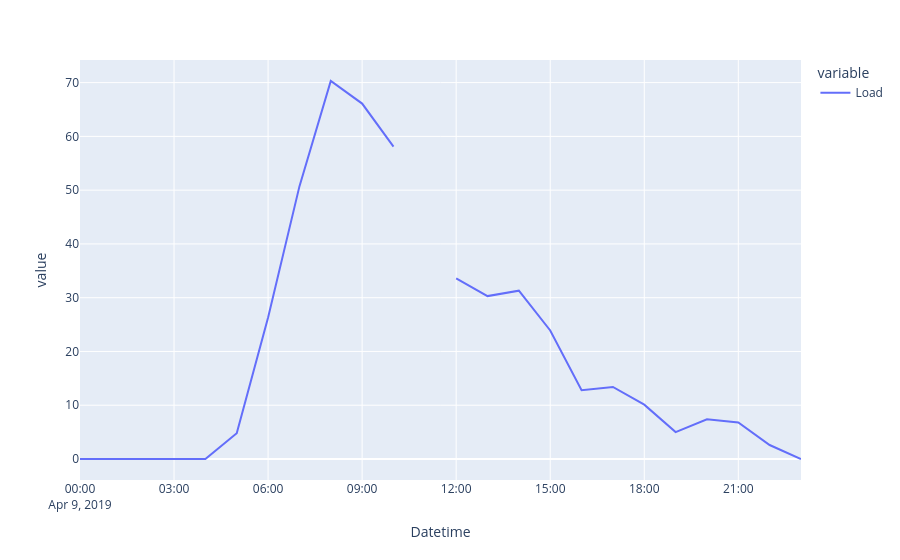

Notebook source saved alongside this figure:
### Markdown cell above
## Missing data

NaN at 11:00

### Code cell
data.loc['2019-4-9'].plot()

### Figure 1 — Plotly figure (JSON) as saved in the notebook; plotly's stock layout.template omitted (floating-point values rounded to 4 significant figures)
{"data": [{"hovertemplate": "variable=Load<br>Datetime=%{x}<br>value=%{y}<extra></extra>", "legendgroup": "Load", "line": {"color": "#636efa", "dash": "solid"}, "marker": {"symbol": "circle"}, "mode": "lines", "name": "Load", "orientation": "v", "showlegend": true, "type": "scatter", "x": ["2019-04-09T00:00:00", "2019-04-09T01:00:00", "2019-04-09T02:00:00", "2019-04-09T03:00:00", "2019-04-09T04:00:00", "2019-04-09T05:00:00", "2019-04-09T06:00:00", "2019-04-09T07:00:00", "2019-04-09T08:00:00", "2019-04-09T09:00:00", "2019-04-09T10:00:00", "2019-04-09T11:00:00", "2019-04-09T12:00:00", "2019-04-09T13:00:00", "2019-04-09T14:00:00", "2019-04-09T15:00:00", "2019-04-09T16:00:00", "2019-04-09T17:00:00", "2019-04-09T18:00:00", "2019-04-09T19:00:00", "2019-04-09T20:00:00", "2019-04-09T21:00:00", "2019-04-09T22:00:00", "2019-04-09T23:00:00"], "xaxis": "x", "y": [0, 0, 0, 0, 0, 4.8, 26.3, 50.7, 70.3, 66.1, 58.1, null, 33.6, 30.3, 31.3, 23.9, 12.8, 13.4, 10.1, 5, 7.4, 6.8, 2.6, 0], "yaxis": "y"}], "layout": {"legend": {"title": {"text": "variable"}, "tracegroupgap": 0}, "margin": {"t": 60}, "xaxis": {"anchor": "y", "domain": [0, 1], "title": {"text": "Datetime"}}, "yaxis": {"anchor": "x", "domain": [0, 1], "title": {"text": "value"}}}}
